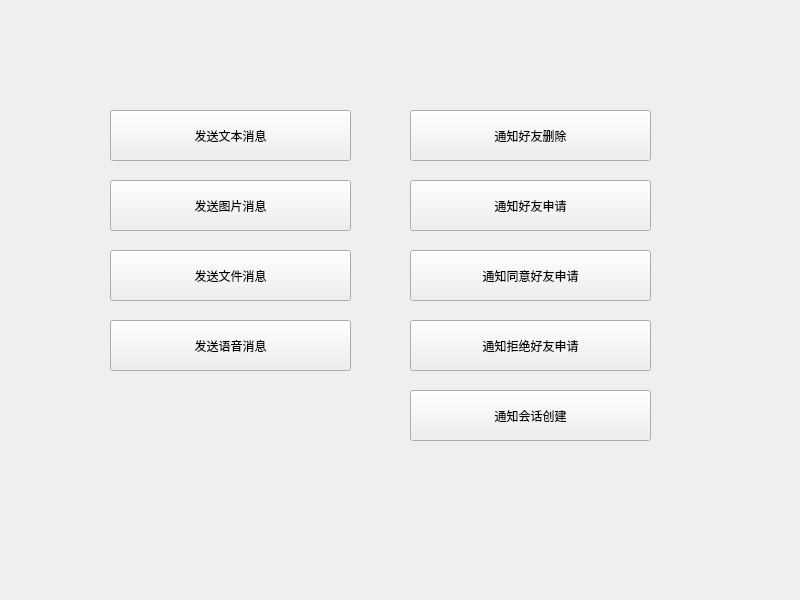
<?xml version="1.0" encoding="UTF-8"?>
<ui version="4.0">
 <class>Widget</class>
 <widget class="QWidget" name="Widget">
  <property name="geometry">
   <rect>
    <x>0</x>
    <y>0</y>
    <width>800</width>
    <height>600</height>
   </rect>
  </property>
  <property name="windowTitle">
   <string>Widget</string>
  </property>
  <widget class="QPushButton" name="pushButton">
   <property name="geometry">
    <rect>
     <x>110</x>
     <y>110</y>
     <width>241</width>
     <height>51</height>
    </rect>
   </property>
   <property name="text">
    <string>发送文本消息</string>
   </property>
  </widget>
  <widget class="QPushButton" name="pushButton_2">
   <property name="geometry">
    <rect>
     <x>410</x>
     <y>110</y>
     <width>241</width>
     <height>51</height>
    </rect>
   </property>
   <property name="text">
    <string>通知好友删除</string>
   </property>
  </widget>
  <widget class="QPushButton" name="pushButton_3">
   <property name="geometry">
    <rect>
     <x>410</x>
     <y>180</y>
     <width>241</width>
     <height>51</height>
    </rect>
   </property>
   <property name="text">
    <string>通知好友申请</string>
   </property>
  </widget>
  <widget class="QPushButton" name="pushButton_4">
   <property name="geometry">
    <rect>
     <x>410</x>
     <y>250</y>
     <width>241</width>
     <height>51</height>
    </rect>
   </property>
   <property name="text">
    <string>通知同意好友申请</string>
   </property>
  </widget>
  <widget class="QPushButton" name="pushButton_5">
   <property name="geometry">
    <rect>
     <x>410</x>
     <y>320</y>
     <width>241</width>
     <height>51</height>
    </rect>
   </property>
   <property name="text">
    <string>通知拒绝好友申请</string>
   </property>
  </widget>
  <widget class="QPushButton" name="pushButton_6">
   <property name="geometry">
    <rect>
     <x>410</x>
     <y>390</y>
     <width>241</width>
     <height>51</height>
    </rect>
   </property>
   <property name="text">
    <string>通知会话创建</string>
   </property>
  </widget>
  <widget class="QPushButton" name="pushButton_7">
   <property name="geometry">
    <rect>
     <x>110</x>
     <y>180</y>
     <width>241</width>
     <height>51</height>
    </rect>
   </property>
   <property name="text">
    <string>发送图片消息</string>
   </property>
  </widget>
  <widget class="QPushButton" name="pushButton_8">
   <property name="geometry">
    <rect>
     <x>110</x>
     <y>250</y>
     <width>241</width>
     <height>51</height>
    </rect>
   </property>
   <property name="text">
    <string>发送文件消息</string>
   </property>
  </widget>
  <widget class="QPushButton" name="pushButton_9">
   <property name="geometry">
    <rect>
     <x>110</x>
     <y>320</y>
     <width>241</width>
     <height>51</height>
    </rect>
   </property>
   <property name="text">
    <string>发送语音消息</string>
   </property>
  </widget>
 </widget>
 <resources/>
 <connections/>
</ui>
